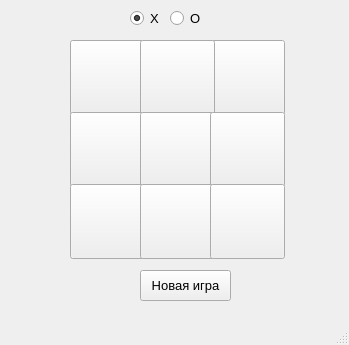
<?xml version="1.0" encoding="UTF-8"?>
<ui version="4.0">
 <class>MainWindow</class>
 <widget class="QMainWindow" name="MainWindow">
  <property name="geometry">
   <rect>
    <x>0</x>
    <y>0</y>
    <width>349</width>
    <height>345</height>
   </rect>
  </property>
  <property name="windowTitle">
   <string>MainWindow</string>
  </property>
  <widget class="QWidget" name="centralwidget">
   <widget class="QPushButton" name="btn13">
    <property name="geometry">
     <rect>
      <x>210</x>
      <y>40</y>
      <width>75</width>
      <height>75</height>
     </rect>
    </property>
    <property name="font">
     <font>
      <pointsize>10</pointsize>
     </font>
    </property>
    <property name="text">
     <string/>
    </property>
   </widget>
   <widget class="QPushButton" name="btn11">
    <property name="geometry">
     <rect>
      <x>70</x>
      <y>40</y>
      <width>75</width>
      <height>75</height>
     </rect>
    </property>
    <property name="font">
     <font>
      <pointsize>10</pointsize>
     </font>
    </property>
    <property name="text">
     <string/>
    </property>
   </widget>
   <widget class="QPushButton" name="btn12">
    <property name="geometry">
     <rect>
      <x>140</x>
      <y>40</y>
      <width>75</width>
      <height>75</height>
     </rect>
    </property>
    <property name="font">
     <font>
      <pointsize>10</pointsize>
     </font>
    </property>
    <property name="text">
     <string/>
    </property>
   </widget>
   <widget class="QPushButton" name="btn21">
    <property name="geometry">
     <rect>
      <x>70</x>
      <y>112</y>
      <width>75</width>
      <height>75</height>
     </rect>
    </property>
    <property name="font">
     <font>
      <pointsize>10</pointsize>
     </font>
    </property>
    <property name="text">
     <string/>
    </property>
   </widget>
   <widget class="QRadioButton" name="x">
    <property name="geometry">
     <rect>
      <x>130</x>
      <y>10</y>
      <width>41</width>
      <height>17</height>
     </rect>
    </property>
    <property name="font">
     <font>
      <pointsize>10</pointsize>
     </font>
    </property>
    <property name="text">
     <string>X</string>
    </property>
    <property name="checked">
     <bool>true</bool>
    </property>
   </widget>
   <widget class="QRadioButton" name="o">
    <property name="geometry">
     <rect>
      <x>170</x>
      <y>10</y>
      <width>41</width>
      <height>17</height>
     </rect>
    </property>
    <property name="font">
     <font>
      <pointsize>10</pointsize>
     </font>
    </property>
    <property name="text">
     <string>O</string>
    </property>
   </widget>
   <widget class="QPushButton" name="btn22">
    <property name="geometry">
     <rect>
      <x>140</x>
      <y>112</y>
      <width>75</width>
      <height>75</height>
     </rect>
    </property>
    <property name="font">
     <font>
      <pointsize>10</pointsize>
     </font>
    </property>
    <property name="text">
     <string/>
    </property>
   </widget>
   <widget class="QPushButton" name="btn23">
    <property name="geometry">
     <rect>
      <x>210</x>
      <y>112</y>
      <width>75</width>
      <height>75</height>
     </rect>
    </property>
    <property name="font">
     <font>
      <pointsize>10</pointsize>
     </font>
    </property>
    <property name="text">
     <string/>
    </property>
   </widget>
   <widget class="QPushButton" name="btn31">
    <property name="geometry">
     <rect>
      <x>70</x>
      <y>184</y>
      <width>75</width>
      <height>75</height>
     </rect>
    </property>
    <property name="font">
     <font>
      <pointsize>10</pointsize>
     </font>
    </property>
    <property name="text">
     <string/>
    </property>
   </widget>
   <widget class="QPushButton" name="btn32">
    <property name="geometry">
     <rect>
      <x>140</x>
      <y>184</y>
      <width>75</width>
      <height>75</height>
     </rect>
    </property>
    <property name="font">
     <font>
      <pointsize>10</pointsize>
     </font>
    </property>
    <property name="text">
     <string/>
    </property>
   </widget>
   <widget class="QPushButton" name="btn33">
    <property name="geometry">
     <rect>
      <x>210</x>
      <y>184</y>
      <width>75</width>
      <height>75</height>
     </rect>
    </property>
    <property name="font">
     <font>
      <pointsize>10</pointsize>
     </font>
    </property>
    <property name="text">
     <string/>
    </property>
   </widget>
   <widget class="QLabel" name="result">
    <property name="geometry">
     <rect>
      <x>20</x>
      <y>270</y>
      <width>111</width>
      <height>31</height>
     </rect>
    </property>
    <property name="font">
     <font>
      <pointsize>10</pointsize>
     </font>
    </property>
    <property name="text">
     <string/>
    </property>
   </widget>
   <widget class="QPushButton" name="new_g">
    <property name="geometry">
     <rect>
      <x>140</x>
      <y>270</y>
      <width>91</width>
      <height>31</height>
     </rect>
    </property>
    <property name="font">
     <font>
      <pointsize>10</pointsize>
     </font>
    </property>
    <property name="text">
     <string>Новая игра</string>
    </property>
   </widget>
  </widget>
  <widget class="QMenuBar" name="menubar">
   <property name="geometry">
    <rect>
     <x>0</x>
     <y>0</y>
     <width>349</width>
     <height>21</height>
    </rect>
   </property>
  </widget>
  <widget class="QStatusBar" name="statusbar"/>
 </widget>
 <resources/>
 <connections/>
</ui>
